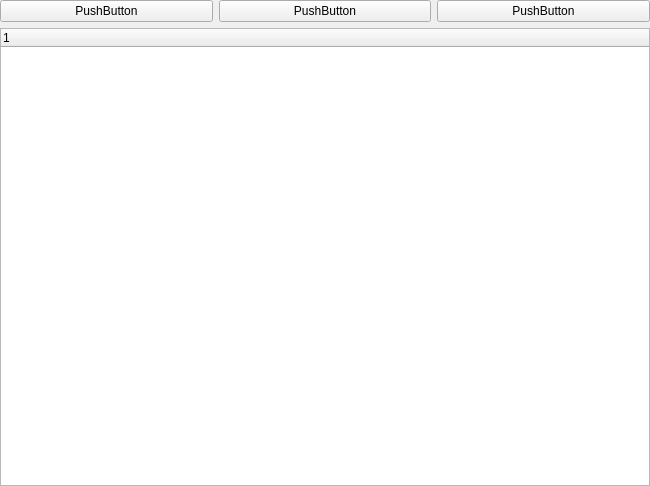
<?xml version="1.0" encoding="UTF-8"?>
<ui version="4.0">
 <class>MainWindow</class>
 <widget class="QWidget" name="MainWindow">
  <property name="geometry">
   <rect>
    <x>0</x>
    <y>0</y>
    <width>650</width>
    <height>486</height>
   </rect>
  </property>
  <property name="windowTitle">
   <string>MainWindow</string>
  </property>
  <layout class="QVBoxLayout" name="verticalLayout_2">
   <property name="spacing">
    <number>0</number>
   </property>
   <property name="leftMargin">
    <number>0</number>
   </property>
   <property name="topMargin">
    <number>0</number>
   </property>
   <property name="rightMargin">
    <number>0</number>
   </property>
   <property name="bottomMargin">
    <number>0</number>
   </property>
   <item>
    <layout class="QVBoxLayout" name="verticalLayout">
     <item>
      <layout class="QHBoxLayout" name="horizontalLayout">
       <item>
        <widget class="QPushButton" name="pushButton">
         <property name="text">
          <string>PushButton</string>
         </property>
        </widget>
       </item>
       <item>
        <widget class="QPushButton" name="pushButton_3">
         <property name="text">
          <string>PushButton</string>
         </property>
        </widget>
       </item>
       <item>
        <widget class="QPushButton" name="pushButton_2">
         <property name="text">
          <string>PushButton</string>
         </property>
        </widget>
       </item>
      </layout>
     </item>
     <item>
      <widget class="QTreeWidget" name="treeWidget">
       <column>
        <property name="text">
         <string notr="true">1</string>
        </property>
       </column>
      </widget>
     </item>
    </layout>
   </item>
  </layout>
 </widget>
 <layoutdefault spacing="6" margin="11"/>
 <resources/>
 <connections/>
</ui>
